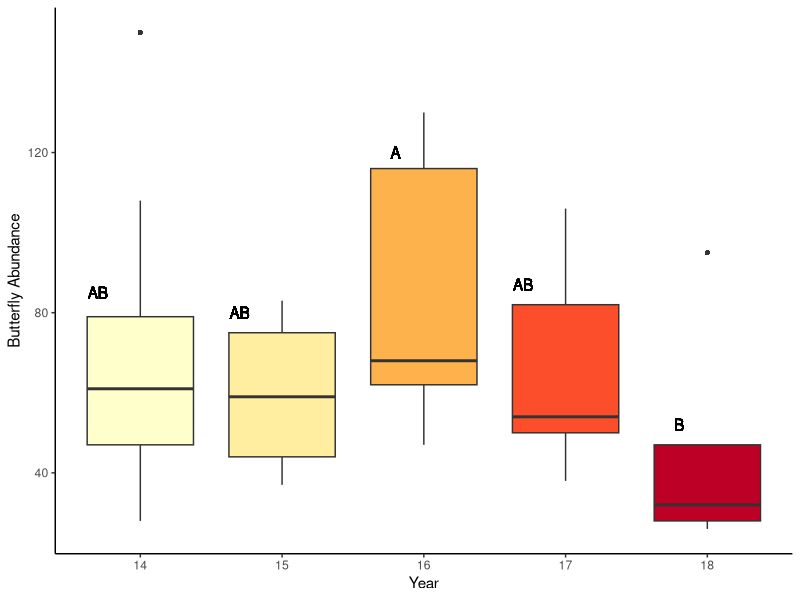
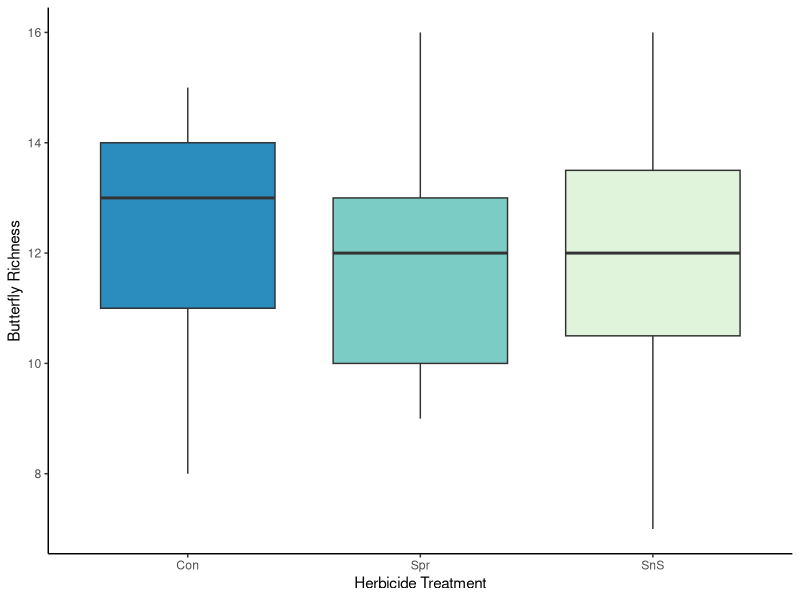
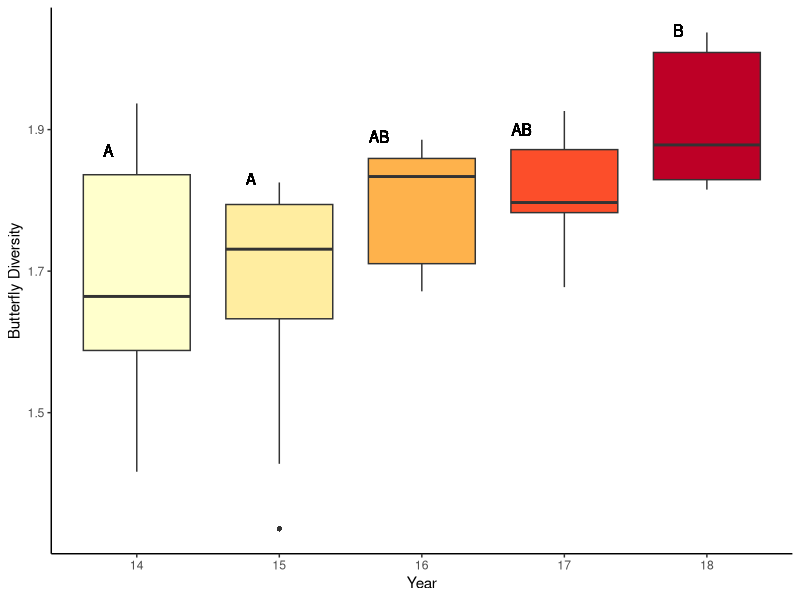
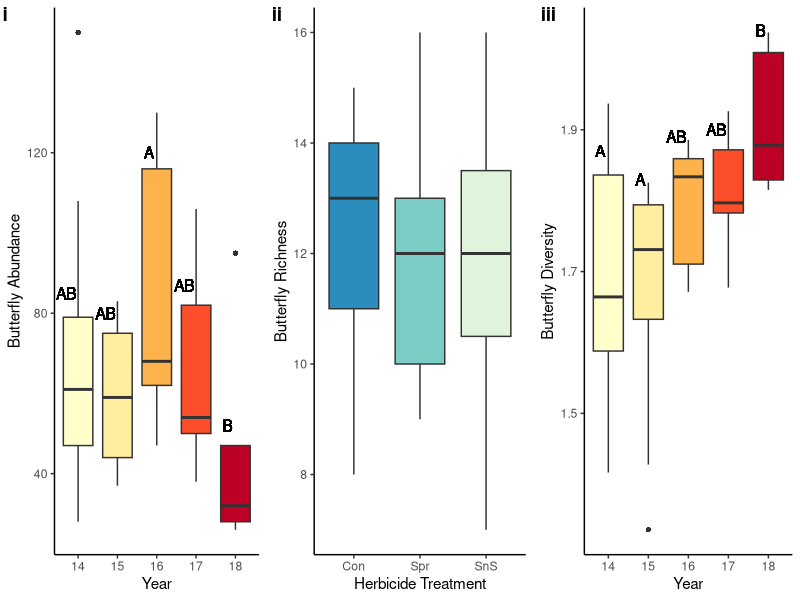

Write the R code that produced these figures, in order. (Note: this script raises an error after producing the figures.)
##  --------------------------------------------------------------------------------------------------------------------------------------  ##
                                    # Herbicide Side Project - Figures
##  --------------------------------------------------------------------------------------------------------------------------------------  ##
# Written by Nicholas Lyon

# Required libraries
library(ggplot2); library(cowplot)

# Set working directory
setwd("~/Documents/School/1. Iowa State/Collaborations/'Herbicide Project/Herbicide.WD")

# Clear environment to reduce error chances
rm(list = ls())

##  ----------------------------------------------------------------------------------------------------------  ##
                                 # Housekeeping ####
##  ----------------------------------------------------------------------------------------------------------  ##
# Read in data
bf <- read.csv("./Data/bf-wide.csv")
flr <- read.csv("./Data/flr-wide.csv")
str(bf); str(flr)

# Make year a factor!
bf$Year <- as.factor(bf$Year)
flr$Year <- as.factor(flr$Year)
str(bf$Year); str(flr$Year)

# And get the treatment levels in the right order (alpha order doesn't really make sense for our purposes)
bf$Herb.Trt <- factor(as.character(bf$Herb.Trt), levels = c("Con", "Spr", "SnS"))
flr$Herb.Trt <- factor(as.character(flr$Herb.Trt), levels = c("Con", "Spr", "SnS"))
unique(bf$Herb.Trt); unique(flr$Herb.Trt)

# Graphing shortcuts
dodge <- position_dodge(width = 0.5)
bf.colors <- c("Con" = "#2b8cbe", # shades of blue
               "Spr" = "#7bccc4",
               "SnS" = "#e0f3db")
flr.colors <- c("Con" = "#8c510a", # shades of brown
                "Spr" = "#bf812d",
                "SnS" = "#dfc27d")
yr.colors <- c("14" = "#ffffcc", # shades of reddish orange
               "15" = "#ffeda0",
               "16" = "#feb24c",
               "17" = "#fc4e2a",
               "18" = "#bd0026")
box.theme <- theme(panel.grid.major = element_blank(), panel.grid.minor = element_blank(), 
                   panel.background = element_blank(), axis.line = element_line(colour = "black"),
                   legend.position = 'none')
sct.theme <- theme(panel.grid.major = element_blank(), panel.grid.minor = element_blank(), 
                   panel.background = element_blank(), axis.line = element_line(colour = "black"),
                   legend.background = element_blank(), legend.title = element_blank())

##  ----------------------------------------------------------------------------------------------------------  ##
                                # Butterfly Figure ####
##  ----------------------------------------------------------------------------------------------------------  ##
# Abundance plot
bf.abun.plt <- ggplot(bf, aes(x = Year, y = Abundance, fill = Year)) +
  geom_boxplot(outlier.shape = 16) +
  labs(x = "Year", y = "Butterfly Abundance") +
  scale_fill_manual(values = yr.colors) +
  geom_text(label = "AB", x = 0.7, y = 85) +
  geom_text(label = "AB", x = 1.7, y = 80) +
  geom_text(label = "A", x = 2.8, y = 120) +
  geom_text(label = "AB", x = 3.7, y = 87) +
  geom_text(label = "B", x = 4.8, y = 52) +
  box.theme; bf.abun.plt

# Species richness plot
bf.dens.plt <- ggplot(bf, aes(x = Herb.Trt, y = Species.Density, fill = Herb.Trt)) +
  geom_boxplot(outlier.shape = 16) +
  labs(x = "Herbicide Treatment", y = "Butterfly Richness") + 
  scale_fill_manual(values = bf.colors) +
  box.theme; bf.dens.plt

# Diversity plot
bf.dive.plt <- ggplot(bf, aes(x = Year, y = Diversity, fill = Year)) +
  geom_boxplot(outlier.shape = 16) +
  labs(x = "Year", y = "Butterfly Diversity") +
  scale_fill_manual(values = yr.colors) +
  geom_text(label = "A", x = 0.8, y = 1.87) +
  geom_text(label = "A", x = 1.8, y = 1.83) +
  geom_text(label = "AB", x = 2.7, y = 1.89) +
  geom_text(label = "AB", x = 3.7, y = 1.9) +
  geom_text(label = "B", x = 4.8, y = 2.04) +
  box.theme; bf.dive.plt

# Make three-panel butterfly figure
plot_grid(bf.abun.plt, bf.dens.plt, bf.dive.plt, labels = c("i", "ii", "iii"), ncol = 3, nrow = 1)

cowplot::ggsave(plot = last_plot(), filename = "./Figures/Figure_1.pdf", 
                width = 8, height = 7, units = "in")

##  ----------------------------------------------------------------------------------------------------------  ##
                                  # Flower Figure ####
##  ----------------------------------------------------------------------------------------------------------  ##
# Flower abundance plot
flr.abun.plt <- ggplot(flr, aes(x = Year, y = Abundance, fill = Year)) +
  geom_boxplot(outlier.shape = 21) +
  labs(x = "Year", y = "Floral Abundance") +
  scale_fill_manual(values = yr.colors) +
  geom_text(label = "A", x = 0.8, y = 2250) +
  geom_text(label = "A", x = 1.8, y = 2750) +
  geom_text(label = "AB", x = 2.7, y = 6300) +
  geom_text(label = "B", x = 3.8, y = 8500) +
  geom_text(label = "AB", x = 4.7, y = 4900) +
  box.theme; flr.abun.plt

# Flower richness
  ## Make plotting dataframe
flr.dens.pltdf <- summarySE(data = flr, measurevar = "Species.Density",
                        groupvars = c("Composite.Variable", "Herb.Trt", "Year"))
flr.dens.pltdf$Year <- as.numeric(as.character(flr.dens.pltdf$Year))

  ## Make plot
flr.dens.plt <- ggplot(flr.dens.pltdf, aes(x = Year, y = Species.Density, color = Herb.Trt, shape = Herb.Trt)) +
  geom_path(aes(group = Herb.Trt), position = dodge, lwd = .7) +
  geom_errorbar(aes(ymax = Species.Density + se, ymin = Species.Density - se),
                position = dodge, width = .4, lwd = .8) +
  geom_point(position = dodge, size = 2) +
  labs(x = "Year", y = "Flower Richness") +
  scale_color_manual(values = flr.colors) +
  sct.theme + theme(legend.position = c(0.0, 0.8)); flr.dens.plt

# Flower diversity
flr.dive.plt <- ggplot(flr, aes(x = Herb.Trt, y = Diversity, fill = Herb.Trt)) +
  geom_boxplot(outlier.shape = 21) +
  labs(x = "Herbicide Treatment", y = "Flower Diversity") + 
  scale_fill_manual(values = flr.colors) +
  box.theme; flr.dive.plt

# Make three-panel flower figure
plot_grid(flr.abun.plt, flr.dens.plt, flr.dive.plt, labels = c("i", "ii", "iii"), ncol = 3, nrow = 1)

cowplot::ggsave(plot = last_plot(), filename = "./Figures/Figure_2.pdf", 
                width = 8, height = 7, units = "in")

##  ----------------------------------------------------------------------------------------------------------  ##
                                  # Seedmix Figure ####
##  ----------------------------------------------------------------------------------------------------------  ##
# Prep the dataframe
  ## Get the long format flower data
flr.lng <- read.csv("./Data/flr-long.csv")

  ## Make year a factor!
flr.lng$Year <- as.factor(flr.lng$Year)
str(flr.lng$Year)

  ## And get the treatment levels in the right order (alpha order doesn't really make sense here)
unique(flr.lng$Herb.Trt)
flr.lng$Herb.Trt <- factor(as.character(flr.lng$Herb.Trt), levels = c("Con", "Spr", "SnS"))
unique(flr.lng$Herb.Trt)

  ## Get a subset for seed-mix species
sdmx.v0 <- subset(flr.lng, flr.lng$Seedmix == "X")

  ## Get aggregated values
sdmx.v1 <- aggregate(TransectTotals ~ Composite.Variable + Year + Site + Patch +
                       Herb.Trt + Nectar.Plant.Name, FUN = sum, data = sdmx.v0)

  ## Spread both to wide format
sdmx.v2 <- spread(sdmx.v1, key = "Nectar.Plant.Name", value = "TransectTotals", fill = 0)

  ## Calculate abundance and species density for seed-mix species and percent native for native/exotics
sdmx.v2$Abundance <- rowSums(sdmx.v2[,-c(1:5)])
sdmx.v2$Species.Density <- vegan::specnumber(sdmx.v2[,-c(1:5)])

  ## Save both as more easily called dataframes
sdmx <- sdmx.v2

# Plot abundance
sdmx.abun.plt <- ggplot(sdmx, aes(x = Year, y = Abundance, fill = Year)) +
  geom_boxplot(outlier.shape = 21) +
  labs(x = "Year", y = "Seedmix Abundance") +
  scale_fill_manual(values = yr.colors) +
  geom_text(label = "A", x = 0.8, y = 125) +
  geom_text(label = "AB", x = 1.7, y = 325) +
  geom_text(label = "B", x = 2.8, y = 950) +
  geom_text(label = "B", x = 3.8, y = 550) +
  geom_text(label = "B", x = 4.8, y = 450) +
  box.theme; sdmx.abun.plt

# Plot the species density information
  ## Get plotting dataframe
sdmx.dens.pltdf <- summarySE(data = sdmx, measurevar = "Species.Density",
                             groupvars = c("Composite.Variable", "Herb.Trt", "Year"))
sdmx.dens.pltdf$Year <- as.numeric(as.character(sdmx.dens.pltdf$Year))

# Plot
sdmx.dens.plt <- ggplot(sdmx.dens.pltdf, aes(x = Year, y = Species.Density, color = Herb.Trt, shape = Herb.Trt)) +
  geom_path(aes(group = Herb.Trt), position = dodge, lwd = .7) +
  geom_errorbar(aes(ymax = Species.Density + se, ymin = Species.Density - se),
                position = dodge, width = .4, lwd = .8) +
  geom_point(position = dodge, size = 2) +
  labs(x = "Year", y = "Seedmix Richness") +
  scale_color_manual(values = flr.colors) +
  sct.theme + theme(legend.position = c(0, 0.8)); sdmx.dens.plt

# Make two-panel flower figure
plot_grid(sdmx.abun.plt, sdmx.dens.plt, labels = c("i", "ii"), ncol = 2, nrow = 1)

cowplot::ggsave(plot = last_plot(), filename = "./Figures/Figure_3.pdf", 
                width = 8, height = 7, units = "in")

# END ####

